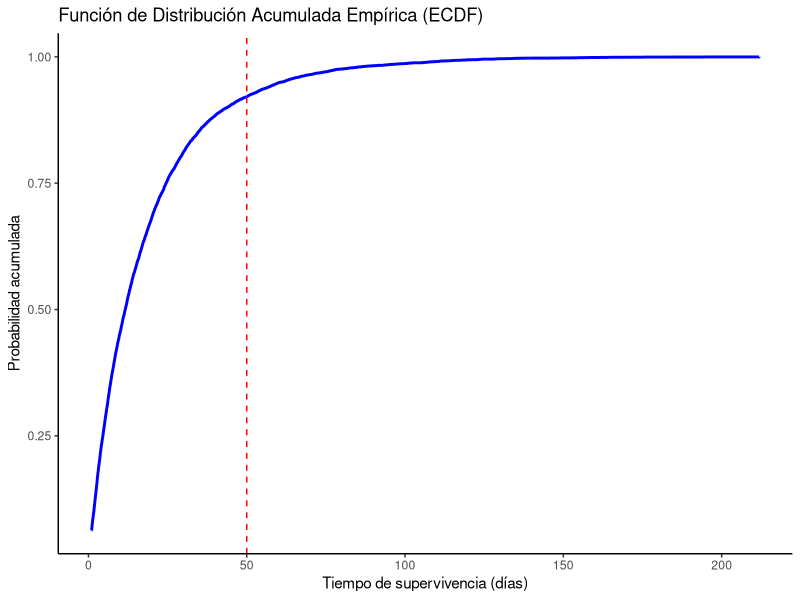
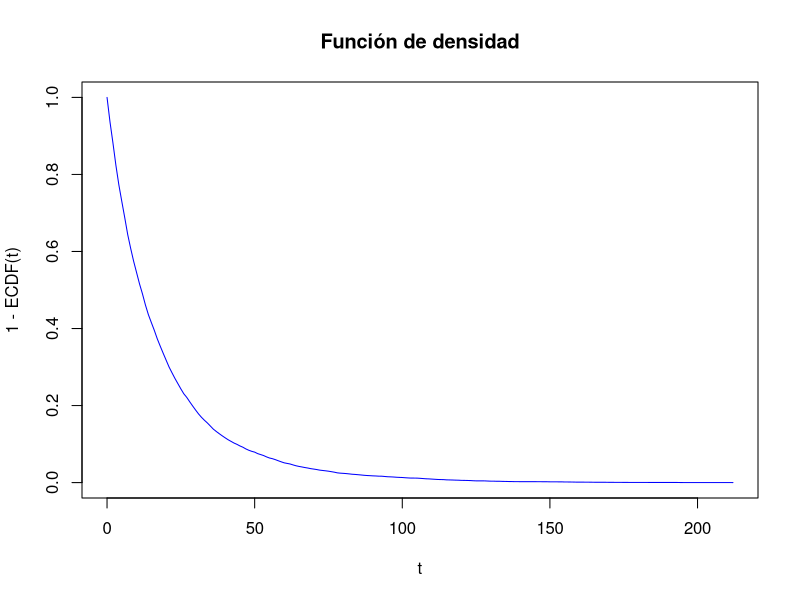
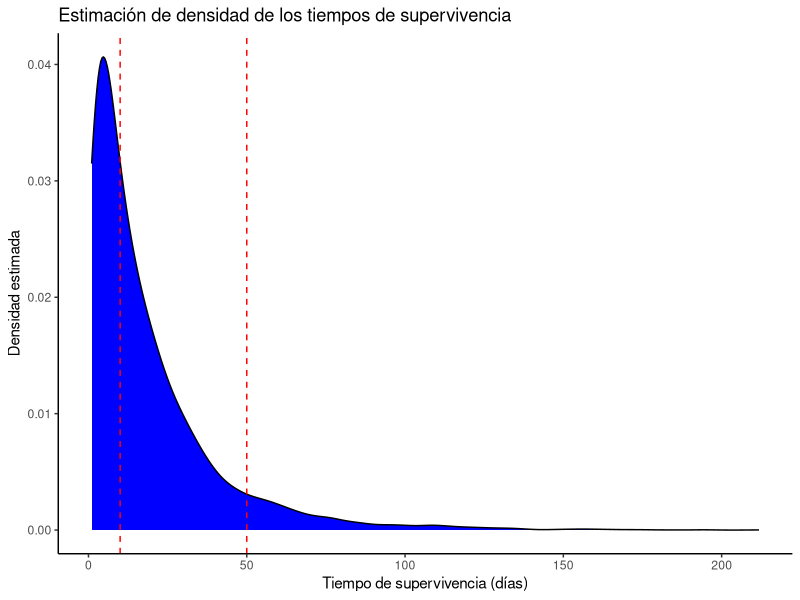
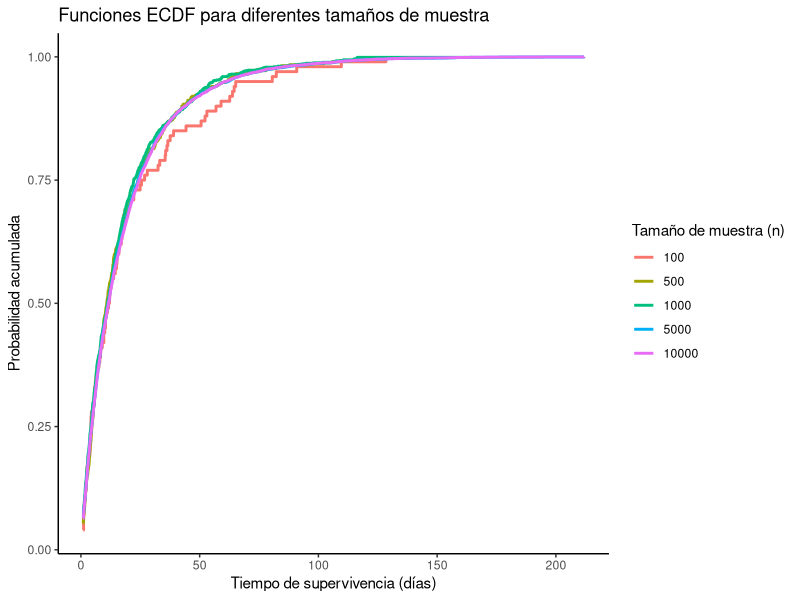
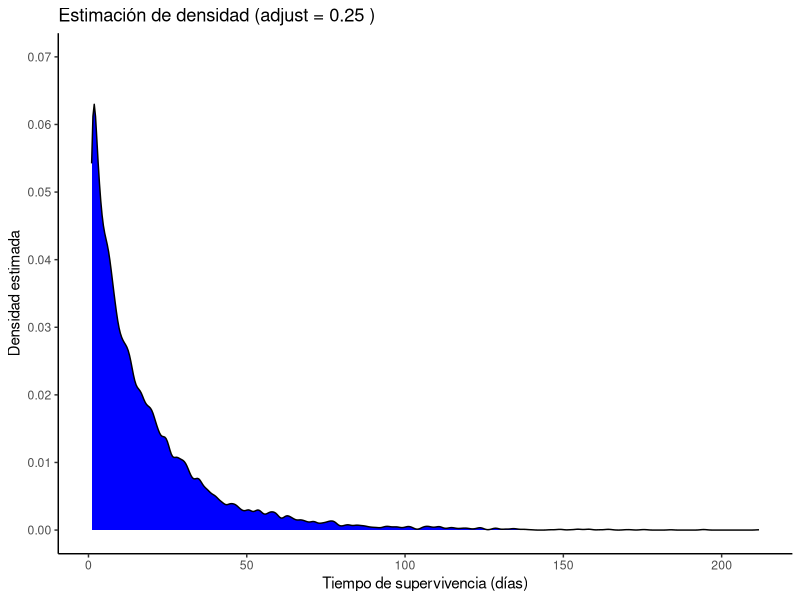
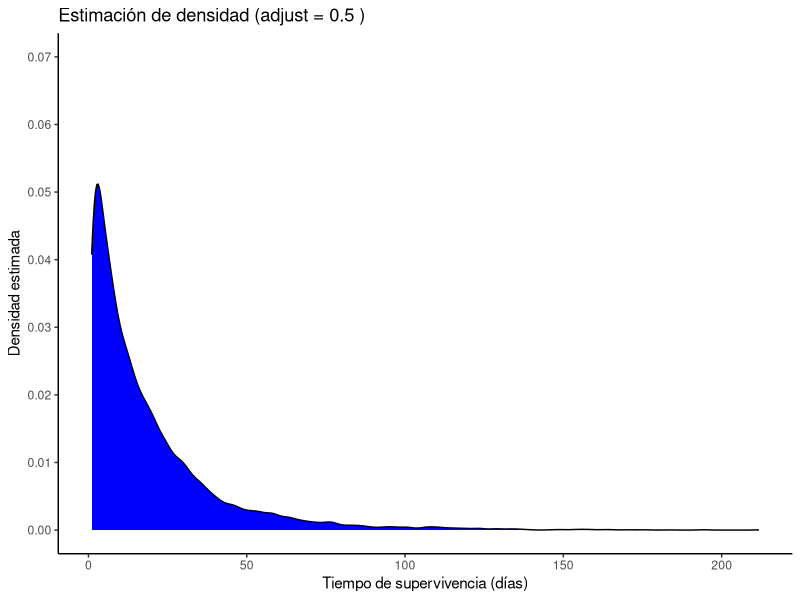
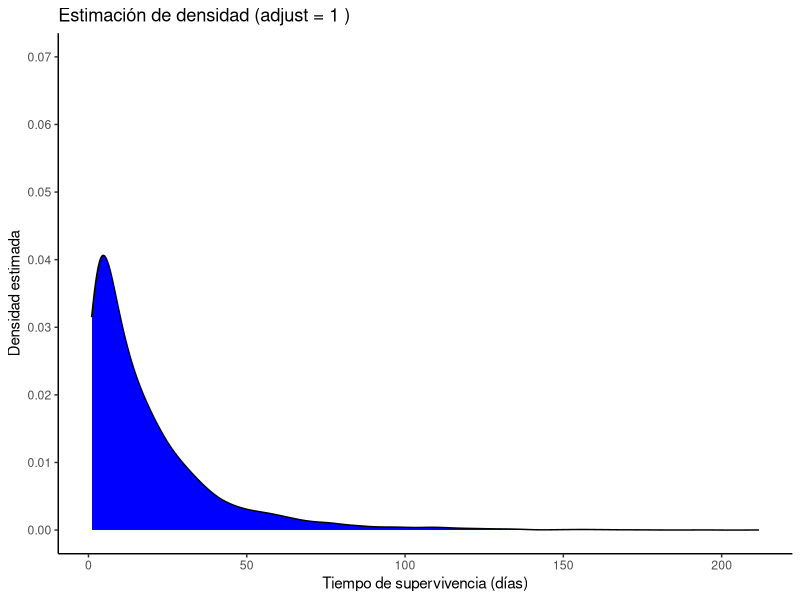
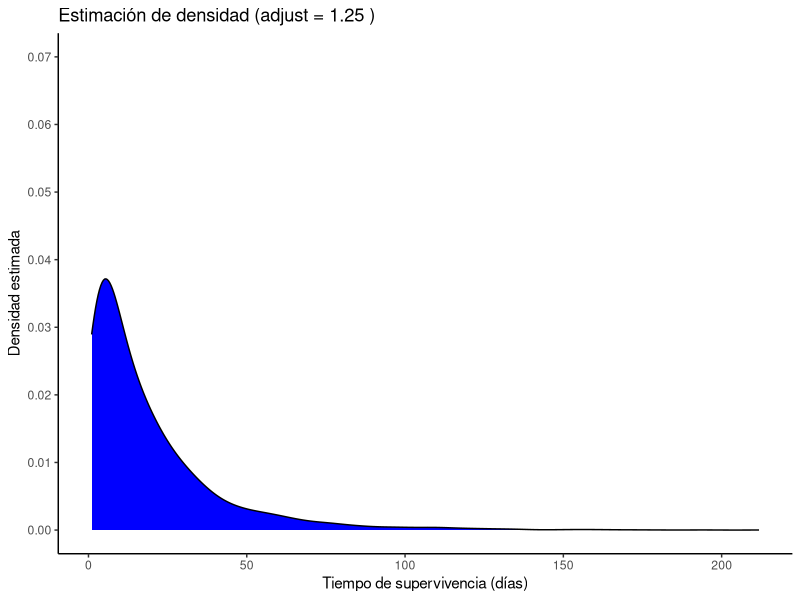

Reproduce these figures in R, in order.
library(tidyverse)
library(dplyr)

rm(list = ls())

#setwd("C:\\LUCA\\UdeSA\\Métodos Econométricos y Organización Industrial Aplicada\\TPs\\TP 1")
#setwd("/Users/ninadicostanzopereira/Desktop/metodos_econometricos")
#setwd("lujan")
datos <- read.csv("Base de datos TP 1.csv")

#1. Estimen y grafiquen la función de distribución acumulada para toda la muestra (ecdf), sin distinguir entre diferentes 
#grupos de personas. Interpreten el valor de la ECDF cuando el tiempo de supervivencia es 50 unidades de tiempo.

ggplot(datos, aes(x = time)) +
  stat_ecdf(color = "blue", pad = F, linewidth = 1) +
  geom_vline(xintercept = 50, linetype = "dashed", color = "red") +
  labs(title = "Función de Distribución Acumulada Empírica (ECDF)",
       x = "Tiempo de supervivencia (días)",
       y = "Probabilidad acumulada") +
  theme_classic()

#Tiempo de supervivencia es 50 días
ecdf_fun <- ecdf(datos$time)
ecdf_fun(50)

#2. Estimen y grafiquen la función de supervivencia e interpreten los resultados obtenidos, ¿cómo describirían los resultados 
#del tratamiento sobre la supervivencia? (mayores momentos de mortalidad, tiempo mediano de supervivencia, etc). 1 Bonus: pue
#-den agregar intervalos de confianza.

t_values <- 0:212
densidad <- numeric(length(t_values))

# Calcular 1 - ECDF(t)
for (i in seq_along(t_values)) {
  t <- t_values[i]
  densidad[i] <- 1 - ecdf_fun(t)
}

# Graficamos
plot(t_values, densidad, type = "l", col = "blue",
     xlab = "t", ylab = "1 - ECDF(t)", main = "Función de densidad")

#3. Estimen la densidad de los tiempos de supervivencia utilizando alguno de los kernels vistos en clase (definan el bandwith 
#con la Regla de Oro de Silverman) y grafiquen. ¿Cuáles son los tiempos de supervivencia más comunes? ¿Qué pueden decir sobre 
#la variabilidad de los tiempos de supervivencia? Comparen la densidad estimada en el tiempo 50 y 10 e interpreten.

#Por simplicidad, usamos el kernel gaussiano de segundo órden, donde el bandwith óptimo según la regla de oro tiene la siguien
#-te expresión: h = 1.06 * sigma_hat * n ^ {-1 / 5}. Luego:

n <- length(datos$time)
sigma_hat <- sd(datos$time)
bw_gr <- 1.06 * sigma_hat * n ^ (-1/5)

densidad <- density(datos$time, kernel = "gaussian", bw = bw_gr, adjust = 1)

#10 tiempos más comunes
top_10 <- densidad$x[order(densidad$y, decreasing = T)[1:10]]
print(top_10)

#Densidad estimada en time = 50 vs time = 10
dens_10 <- approx(densidad$x, densidad$y, xout = 10)$y
dens_50 <- approx(densidad$x, densidad$y, xout = 50)$y

cat("Densidad estimada en el tiempo 10:", dens_10, "Densidad estimada en el tiempo 50:", dens_50, "\n")

#Graficamos
ggplot(datos, aes(x = time)) +
  geom_density(kernel = "gaussian", bw = bw_gr, adjust = 1, fill = "blue") +
  geom_vline(xintercept = c(10, 50), linetype = "dashed", color = "red") +
  labs(title = "Estimación de densidad de los tiempos de supervivencia",
       x = "Tiempo de supervivencia (días)",
       y = "Densidad estimada") +
  theme_classic()

#4. Generen un grupo de gráficos que muestre cómo cambia la estimacion de la función de distribución acumulada empírica a medi
#-da que aumenta la cantidad de observaciones. Para esto pueden sacar muestras aleatorias de la base con diferente cantidad de 
#observaciones. Expliquen lo que observan.

tamaño <- c(100, 500, 1000, 5000, 10000)

df_total <- data.frame()

for (n in tamaño) {
  muestra <- sample(datos$time, size = n, replace = FALSE)
  df <- data.frame(time = muestra, n = as.factor(n))
  df_total <- rbind(df_total, df)
}

ggplot(df_total, aes(x = time, color = n)) +
  stat_ecdf(linewidth = 1, pad = F) +
  labs(title = "Funciones ECDF para diferentes tamaños de muestra",
       x = "Tiempo de supervivencia (días)",
       y = "Probabilidad acumulada",
       color = "Tamaño de muestra (n)") +
  theme_classic()

#5. Generen un grupo de gráficos que muestre cómo cambia la estimación de densidad de los tiempos de supervivencia para dife
#-rentes valores del bandwith (utilice un kernel Gaussiano). Expliquen lo que observan.

output_folder <- "graficos_density"
if (!dir.exists(output_folder)) dir.create(output_folder)

adjust <- c(0.25, 0.5, 1, 1.25, 1.5, 2)

for (i in adjust) {
  plot <- ggplot(datos, aes(x = time)) +
    geom_density(kernel = "gaussian", bw = bw_gr, adjust = i, fill = "blue") +
    scale_y_continuous(limits = c(0, 0.07), breaks = seq(0, 0.07, 0.01)) +
    labs(title = paste("Estimación de densidad (adjust =", i, ")"),
         x = "Tiempo de supervivencia (días)", y = "Densidad estimada") +
    theme_classic()
  
  print(plot)
  
  file_name <- paste0("grafico_density_", i, ".png")
  ggsave(file.path(output_folder, file_name), plot, width = 11, height = 11, dpi = 300)
}
#6
#mujer enferma vs mujer no enferma vs hombre enfermo vs hombre no enfermo
set.seed(123)  # Reproducibilidad
n_boot <- 1000
t_values <- 0:212

# Subgrupos
subgrupos <- datos %>% group_split(sex, disease_state)
nombres_subgrupos <- datos %>% 
  group_keys(sex, disease_state) %>% 
  mutate(nombre = paste0("supervivencia_", sex, "_", disease_state)) %>% 
  pull(nombre)
